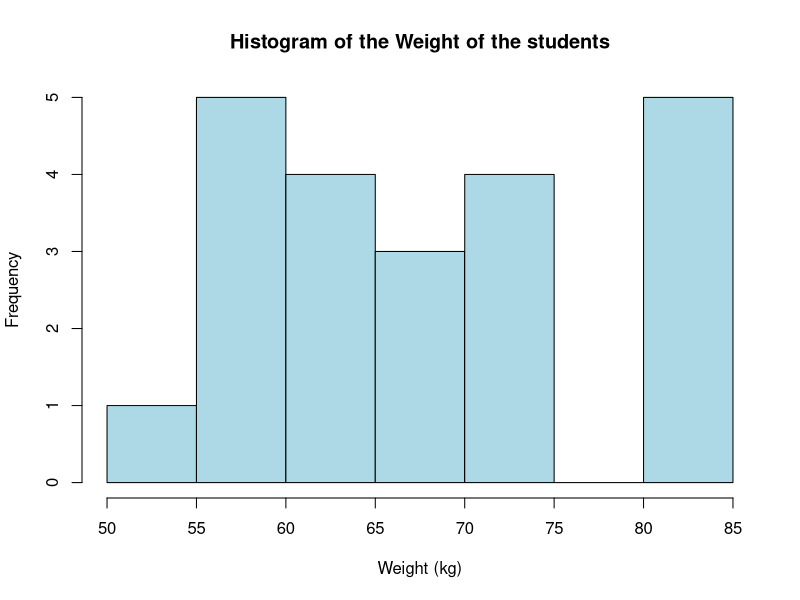
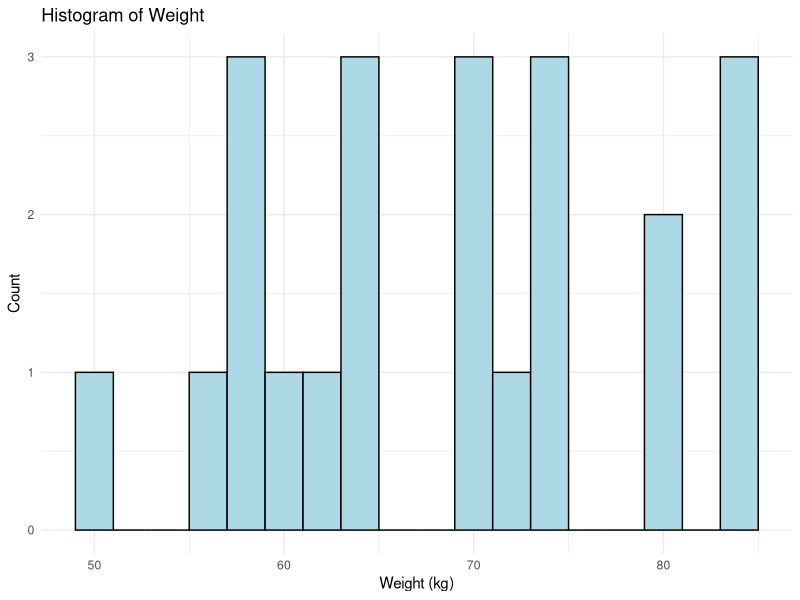
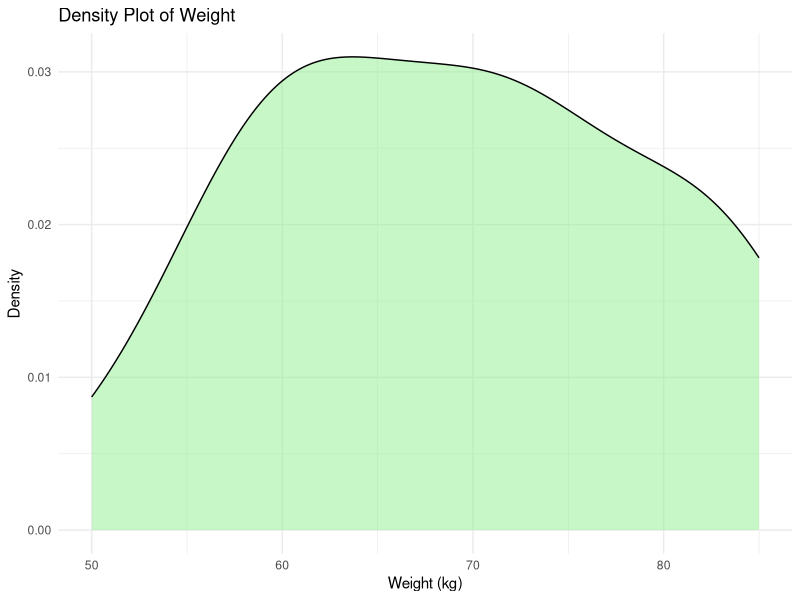
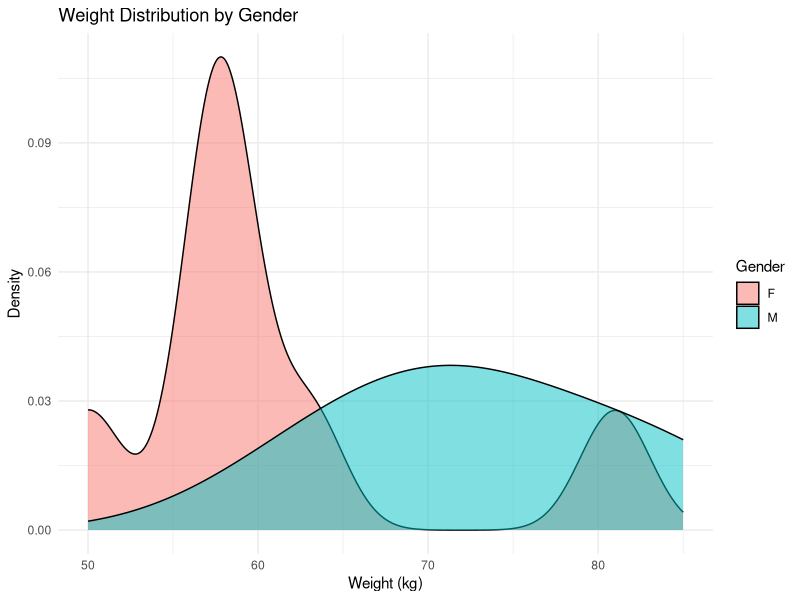
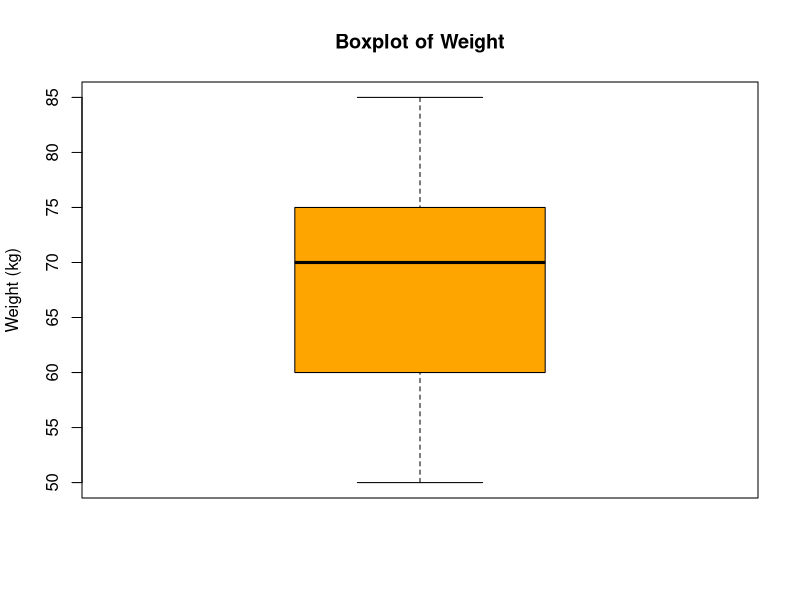
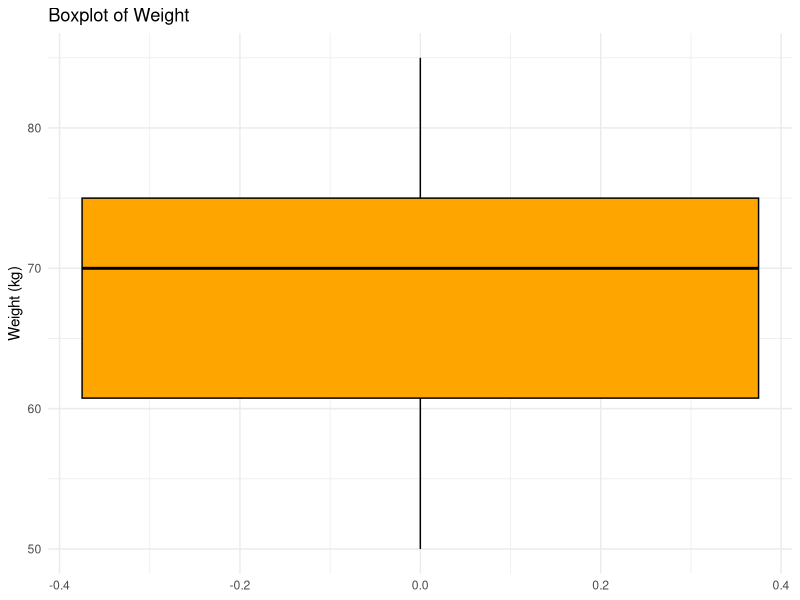
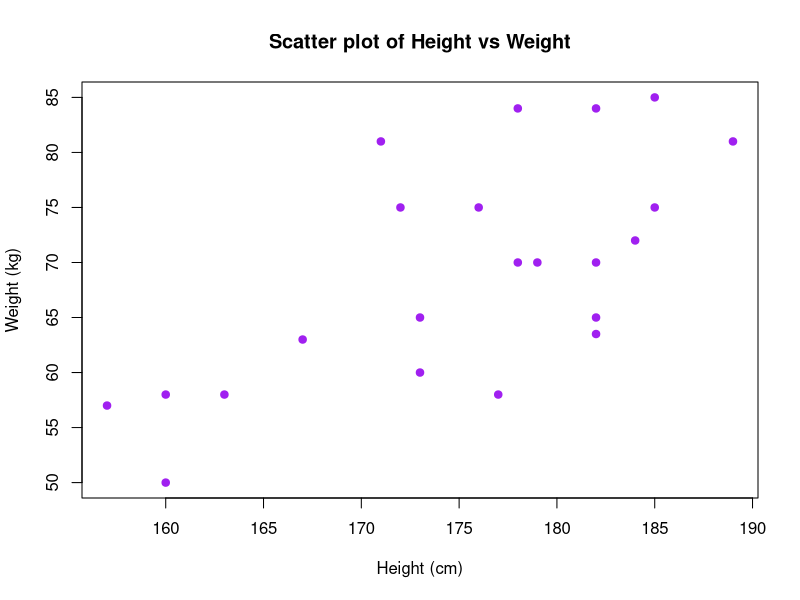
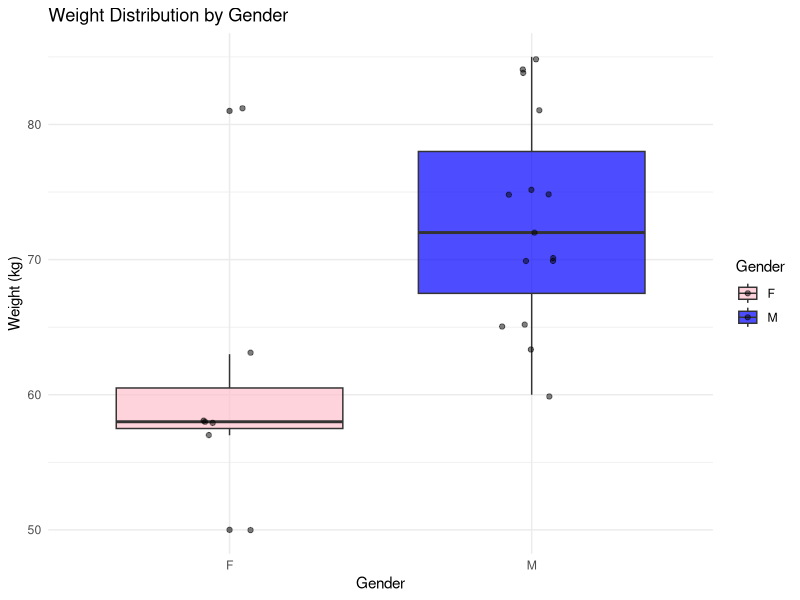

Here is the R script that generated these plots, in order:
## ---- chunk 1
ieap2025 <- read.csv("data/DataIEAPStudents.csv")
head(ieap2025)
## ---- chunk 2
# With R base
hist(ieap2025$Weight,
     main = "Histogram of the Weight of the students",
     xlab = "Weight (kg)",
     col = "lightblue",
     border = "black",
     breaks = 10)  # nombre de classes
## ---- chunk 3
# With ggplot2
library(ggplot2)

ggplot(ieap2025, aes(x = Weight)) +
  geom_histogram(binwidth = 2, fill = "lightblue", color = "black") +
  labs(title = "Histogram of Weight",
       x = "Weight (kg)",
       y = "Count") +
  theme_minimal()
## ---- chunk 4
# With R base
ggplot(ieap2025, aes(x = Weight)) +
  geom_density(fill = "lightgreen", alpha = 0.5) +
  labs(title = "Density Plot of Weight",
       x = "Weight (kg)",
       y = "Density") +
  theme_minimal()
## ---- chunk 5
# Histogram of the density of weight distribution by gender
library(ggplot2)

ggplot(ieap2025, aes(x = Weight, fill = Gender)) +
  geom_density(alpha = 0.5, adjust = 1.5) +
  labs(title = "Weight Distribution by Gender",
       x = "Weight (kg)",
       y = "Density") +
  theme_minimal() 
## ---- chunk 6
# With R base
boxplot(ieap2025$Weight,
        main = "Boxplot of Weight",
        ylab = "Weight (kg)",
        col = "orange",
        border = "black")
## ---- chunk 7
# With ggplot2
ggplot(ieap2025, aes(y = Weight)) +
  geom_boxplot(fill = "orange", color = "black") +
  labs(title = "Boxplot of Weight",
       y = "Weight (kg)") +
  theme_minimal()
## ---- chunk 8
      plot(ieap2025$Height, ieap2025$Weight
     , main = "Scatter plot of Height vs Weight"
     , xlab = "Height (cm)"
     , ylab = "Weight (kg)"
     , col = "purple"
     , pch = 19)
## ---- chunk 9
library(ggplot2)

ggplot(ieap2025, aes(x = Gender, y = Weight, fill = Gender)) +
  geom_boxplot(alpha = 0.7) +
  geom_jitter(width = 0.1, alpha = 0.5) +
  labs(title = "Weight Distribution by Gender",
       x = "Gender",
       y = "Weight (kg)") +
  scale_fill_manual(values = c("M" = "blue", "F" = "pink")) +
  theme_minimal() 
## ---- chunk 10
# Histogram of weight distribution by gender

ggplot(ieap2025, aes(x = Weight, fill = Gender)) +
  geom_histogram(position = "identity", alpha = 0.6, bins = 20, color = "black") +
  labs(title = "Histogram of Weight by Gender",
       x = "Weight (kg)",
       y = "Count") +
  theme_minimal() +
  scale_fill_manual(values = c("M" = "blue", "F" = "pink"))
## ---- chunk 11
library(tidyverse)

# Boxplot with points
ggplot(ieap2025, aes(x = Gender, y = Weight, fill = Gender)) +
  geom_boxplot(alpha = 0.7) +
  geom_jitter(width = 0.1, alpha = 0.5) +
  labs(title = "Weight Distribution by Gender",
       x = "Gender",
       y = "Weight (kg)") +
  scale_fill_manual(values = c("M" = "blue", "F" = "pink")) +
  theme_minimal()

# t-test comparing male vs female weights
t_test_result <- t.test(Weight ~ Gender, data = ieap2025)
t_test_result

# Calculate effect size (r) from t-test
t_value <- t_test_result$statistic
df <- t_test_result$parameter
r <- sqrt(t_value^2 / (t_value^2 + df))

# Automatic conclusion based on p-value
if(t_test_result$p.value < 0.05){
  cat("Conclusion: There is a statistically significant difference between male and female weights (p =", round(t_test_result$p.value,3), 
      "), and the effect of gender is large (r =", round(r,2), ").\n")
} else {
  cat("Conclusion: There is no statistically significant difference between male and female weights (p =", round(t_test_result$p.value,3), ").\n")
}
